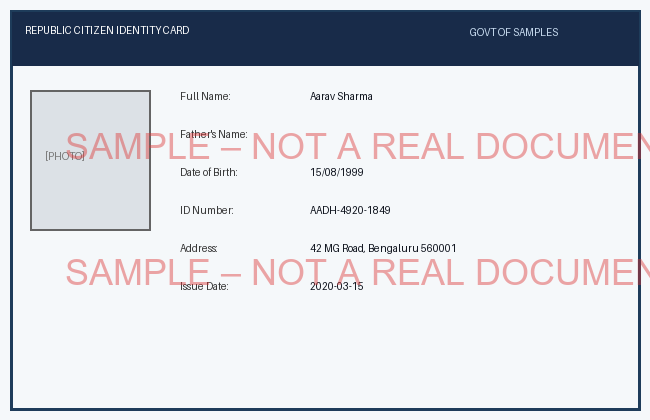
#> input picture custom_test_documents/01_Aadhaar_Aarav_Sharma.png, 650 x 420 px
$ python -i quality.py   (imports and definitions only)   (older library calls are emulated)
#> lines starting #> are read from the running program, lines starting #| are printed output that depends on the picture; after the words box and inside, x2 and y2 are one past the last pixel; in counts of white or black regions, pixels touching at a corner belong together
#> further down, picture is the input picture: shape (420, 650, 3); mean B, G, R 219.4, 213.3, 210.2
"""Image quality assessment module for VeriScan.

Calculates blur (Laplacian variance), skew angle, and resolution DPI.
"""

from __future__ import annotations
from typing import Tuple, List, Dict, Any
import numpy as np
import cv2
from pathlib import Path
import yaml  # type: ignore

from veriscan.schemas import QualityMetrics

_CONFIG_PATH = Path(__file__).parent / "config.yaml"
_CONFIG: Dict[str, Any] = {}
# [8 lines not run here, left out]

MIN_BLUR_LAPLACIAN = _CONFIG.get("quality", {}).get("min_blur_laplacian", 100.0)
MAX_SKEW_DEGREES = _CONFIG.get("quality", {}).get("max_skew_degrees", 3.0)
MIN_DPI = _CONFIG.get("quality", {}).get("min_dpi", 150)


# [9 lines left out: function calculate_blur, not called in this run]


def calculate_skew(image: np.ndarray) -> float:
    """Calculate skew angle in degrees using image moments / minAreaRect on contours."""
    if len(image.shape) == 3:
        gray = cv2.cvtColor(image, cv2.COLOR_BGR2GRAY)
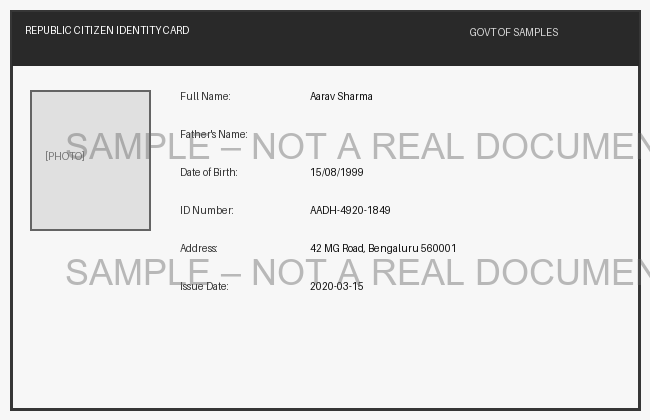
#> gray: shape (420, 650); min 16, max 253, mean 212.8
    else:
        gray = image

    # Threshold inverted
    _, thresh = cv2.threshold(gray, 0, 255, cv2.THRESH_BINARY_INV + cv2.THRESH_OTSU)
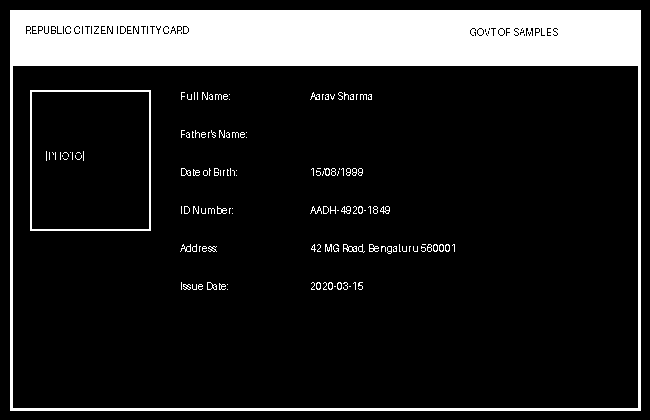
#> thresh: shape (420, 650); 15.2% white; 136 white regions (92 under 20 px), largest, box (x1, y1, x2, y2) and area: (10, 10, 641, 411) 38654, (30, 90, 151, 231) 1032, (343, 244, 357, 252) 50

    # Find non-zero points
    pts = cv2.findNonZero(thresh)
#> pts = contour of 41617 points, box (x1, y1, x2, y2) (10, 10, 641, 411), area 0
    if pts is None or len(pts) < 100:
        return 0.0

    rect = cv2.minAreaRect(pts)
#> rect = ((325, 210), (400, 630), -90)
    angle = rect[-1]
#> angle = -90

    # Normalize OpenCV angle convention (-90 to 0)
    if angle < -45:
        angle = -(90 + angle)
#> angle = 0
    elif angle > 45:
        angle = 90 - angle
    else:
        angle = -angle

    # Limit to reasonable document skew range
    if abs(angle) > 45:
        return 0.0

    return round(float(angle), 2)


# [36 lines that did not run here, left out]

>>> import cv2
>>> picture = cv2.imread('../custom_test_documents/01_Aadhaar_Aarav_Sharma.png')
>>> result = calculate_skew(picture)
#> result = 0

$ run again, on custom_test_documents/02_Marksheet_Aarav_Sharma_Consistent.png
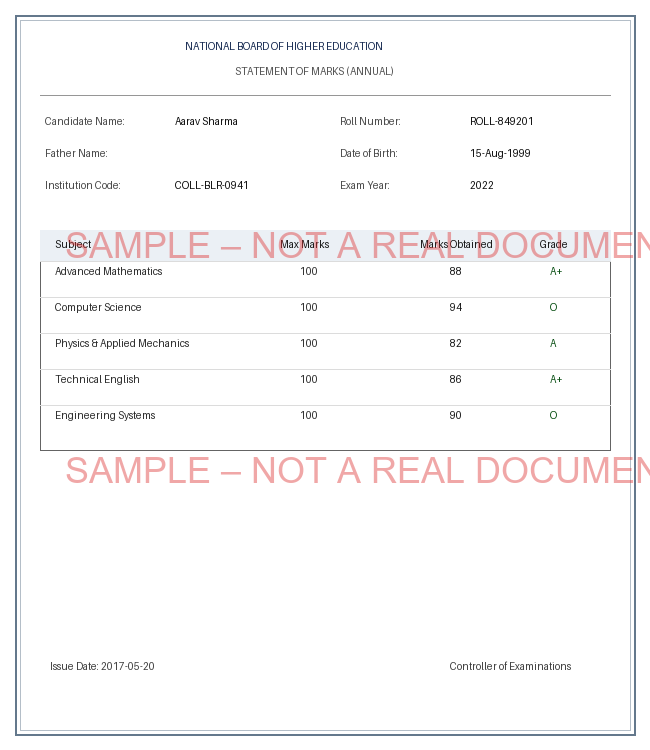
#> input picture custom_test_documents/02_Marksheet_Aarav_Sharma_Consistent.png, 650 x 750 px
#> picture is the input picture: shape (750, 650, 3); mean B, G, R 248.8, 248.3, 249.2
#> in calculate_skew, `gray = cv2.cvtColor(image, cv2.COLOR_BGR2GRAY)`:
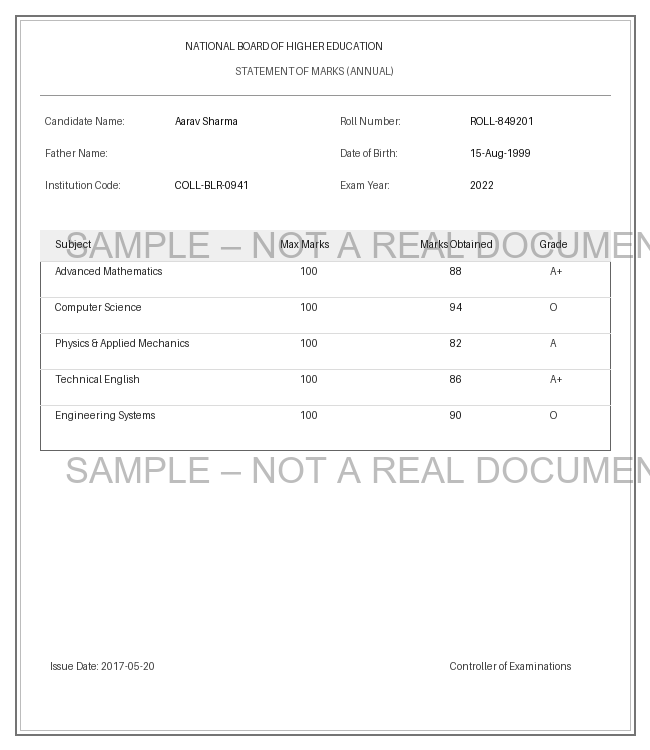
#> gray: shape (750, 650); min 11, max 255, mean 248.6
#> in calculate_skew, `_, thresh = cv2.threshold(gray, 0, 255, cv2.THRESH_BINARY_INV + cv2.TH..`:
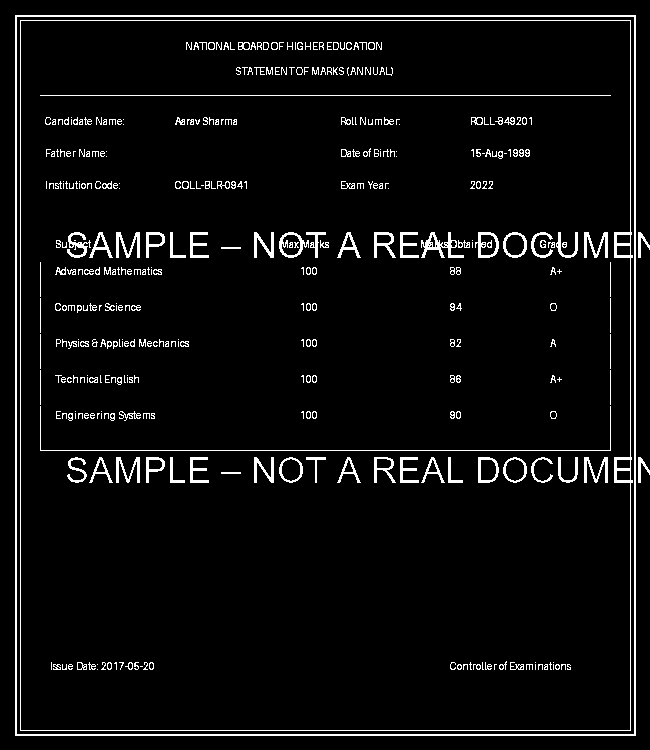
#> thresh: shape (750, 650); 4.9% white in thin lines or dots
#> pts = contour of 23750 points, box (x1, y1, x2, y2) (15, 15, 650, 736), area 229
#> rect = ((332, 375), (720, 634), -90)
#> in calculate_skew, `angle = rect[-1]`: angle = -90
#> in calculate_skew, `angle = -(90 + angle)`: angle = 0

$ run again, on custom_test_documents/03_Utility_Bill_Aarav_Sharma_Benign_Variant.png
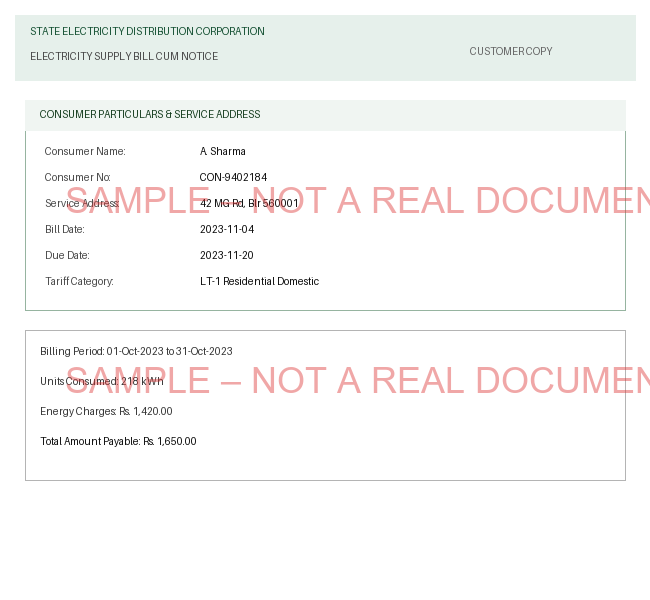
#> input picture custom_test_documents/03_Utility_Bill_Aarav_Sharma_Benign_Variant.png, 650 x 600 px
#> picture is the input picture: shape (600, 650, 3); mean B, G, R 247.2, 248, 248.2
#> in calculate_skew, `gray = cv2.cvtColor(image, cv2.COLOR_BGR2GRAY)`:
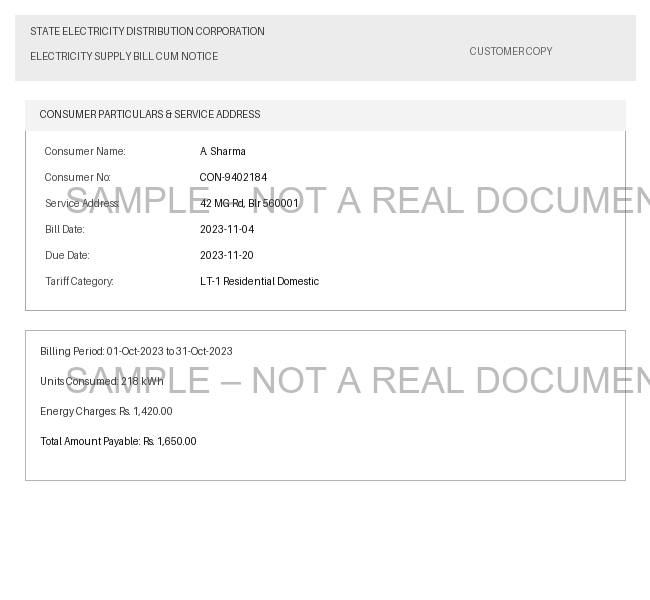
#> gray: shape (600, 650); min 11, max 255, mean 247.9
#> in calculate_skew, `_, thresh = cv2.threshold(gray, 0, 255, cv2.THRESH_BINARY_INV + cv2.TH..`:
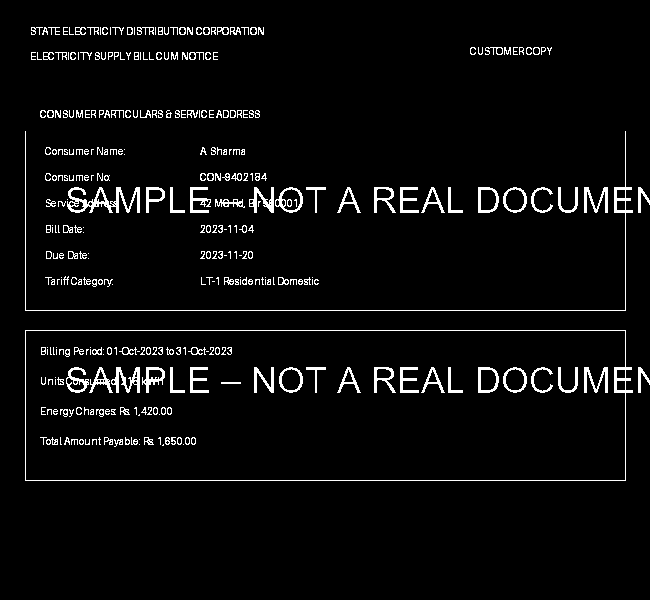
#> thresh: shape (600, 650); 4.2% white in thin lines or dots, all inside (x1, y1, x2, y2) = (25, 27, 650, 481)
#> pts = contour of 16574 points, box (x1, y1, x2, y2) (25, 27, 650, 481), area 15570
#> rect = ((337, 253.5), (453, 624), -90)
#> in calculate_skew, `angle = rect[-1]`: angle = -90
#> in calculate_skew, `angle = -(90 + angle)`: angle = 0
